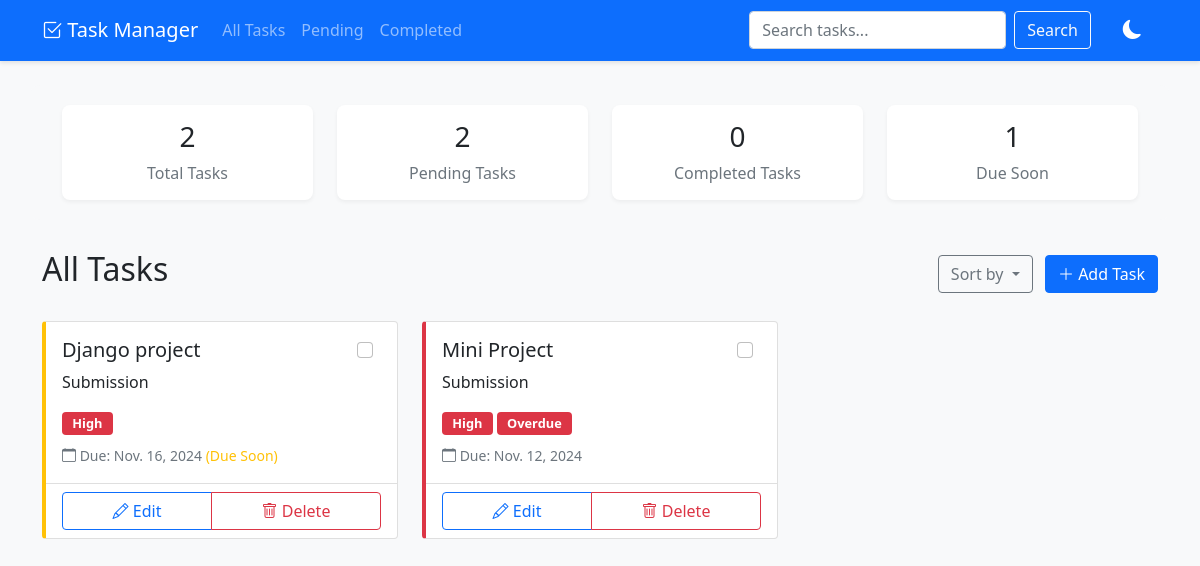
/?sort=priority, run on the app's committed database.
### myapp/models.py (models this page shows, shortened)
class Task(models.Model):
    PRIORITY_CHOICES = [
        ('low', 'Low'),
        ('medium', 'Medium'),
        ('high', 'High'),
    ]
    title = models.CharField(max_length=200)
    description = models.TextField()
    priority = models.CharField(max_length=10, choices=PRIORITY_CHOICES, default='medium')
    due_date = models.DateField()
    completed = models.BooleanField(default=False)
    created_at = models.DateTimeField(auto_now_add=True)
    updated_at = models.DateTimeField(auto_now=True)
    @property
    def is_due_soon(self):
        if self.due_date:
            return date.today() <= self.due_date <= date.today() + timedelta(days=3)
        return False
    @property
    def is_overdue(self):
        if self.due_date:
            return date.today() > self.due_date and not self.completed
        return False

### myapp/views.py (the view)
# urls.py: path('', views.task_list, name='task_list'),
def task_list(request):
    tasks = Task.objects.all()
    search_query = request.GET.get('search', '')
    if search_query:
        tasks = tasks.filter(
            Q(title__icontains=search_query) |
            Q(description__icontains=search_query)
        )
    filter_name = None
    filter_param = request.GET.get('filter', '')
    if filter_param == 'pending':
        tasks = tasks.filter(completed=False)
        filter_name = 'Pending Tasks'
    elif filter_param == 'completed':
        tasks = tasks.filter(completed=True)
        filter_name = 'Completed Tasks'
    sort_param = request.GET.get('sort', '')
    if sort_param == 'due_date':
        tasks = tasks.order_by('due_date')
    elif sort_param == 'priority':
        tasks = tasks.order_by('-priority')
    else:
        tasks = tasks.order_by('-created_at')
    context = {
        'tasks': tasks,
        'filter_name': filter_name,
        'search_query': search_query,
        'total_tasks': Task.objects.count(),
        'pending_tasks': Task.objects.filter(completed=False).count(),
        'completed_tasks': Task.objects.filter(completed=True).count(),
        'due_soon_tasks': Task.objects.filter(
            due_date__range=[date.today(), date.today() + timedelta(days=3)],
            completed=False
        ).count(),
    }
    return render(request, 'task_list.html', context)

### templates/task_list.html (shortened to what this page needs)
{% extends 'base.html' %}
{% block content %}
<div class="task-stats row">
    <div class="col-md-3">
        <div class="stat-card">
            <h3>{{ total_tasks }}</h3>
            <p class="text-muted mb-0">Total Tasks</p>
        </div>
    </div>
    <div class="col-md-3">
        <div class="stat-card">
            <h3>{{ pending_tasks }}</h3>
            <p class="text-muted mb-0">Pending Tasks</p>
        </div>
    </div>
    <div class="col-md-3">
        <div class="stat-card">
            <h3>{{ completed_tasks }}</h3>
            <p class="text-muted mb-0">Completed Tasks</p>
        </div>
    </div>
    <div class="col-md-3">
        <div class="stat-card">
            <h3>{{ due_soon_tasks }}</h3>
            <p class="text-muted mb-0">Due Soon</p>
        </div>
    </div>
</div>
<div class="d-flex justify-content-between align-items-center mb-4">
    <h2>{% if filter_name %}{{ filter_name }}{% else %}All Tasks{% endif %}</h2>
    <div>
        <div class="btn-group me-2">
            <button class="btn btn-outline-secondary dropdown-toggle" type="button" data-bs-toggle="dropdown">
                Sort by
            </button>
        </div>
        <a href="{% url 'task_create' %}" class="btn btn-primary">
            <i class="bi bi-plus-lg"></i> Add Task
        </a>
    </div>
</div>
<div class="row">
    {% for task in tasks %}
    <div class="col-md-6 col-lg-4 mb-4">
        <div class="card h-100 task-card {% if task.is_due_soon %}due-soon{% elif task.is_overdue %}overdue{% endif %}">
            <div class="card-body">
                <div class="d-flex justify-content-between align-items-start">
                    <h5 class="card-title">{{ task.title }}</h5>
                    <div class="form-check">
                        <input type="checkbox" class="form-check-input" {% if task.completed %}checked{% endif %}
                               onchange="toggleTaskStatus({{ task.pk }}, this.checked)">
                    </div>
                </div>
                <p class="card-text">{{ task.description }}</p>
                <div class="mb-2">
                    <span class="badge bg-{% if task.priority == 'high' %}danger{% elif task.priority == 'medium' %}warning{% else %}success{% endif %} priority-badge">
                        {{ task.priority|title }}
                    </span>
                    {% if task.is_overdue and not task.completed %}
                    <span class="badge bg-danger priority-badge">Overdue</span>
                    {% endif %}
                </div>
                <p class="card-text">
                    <small class="text-muted">
                        <i class="bi bi-calendar"></i> Due: {{ task.due_date }}
                        {% if task.is_due_soon and not task.completed %}
                        <span class="text-warning">(Due Soon)</span>
                        {% endif %}
                    </small>
                </p>
            </div>
            <div class="card-footer bg-transparent">
                <div class="btn-group w-100">
                    <a href="{% url 'task_update' task.pk %}" class="btn btn-outline-primary">
                        <i class="bi bi-pencil"></i> Edit
                    </a>
                    <a href="{% url 'task_delete' task.pk %}" class="btn btn-outline-danger"
                       onclick="return confirm('Are you sure you want to delete this task?')">
                        <i class="bi bi-trash"></i> Delete
                    </a>
                </div>
            </div>
        </div>
    </div>
    {% empty %}
    <div class="col-12">
        <div class="alert alert-info">
            <i class="bi bi-info-circle"></i> No tasks found. {% if search_query %}Try a different search term.{% else %}Create your first task!{% endif %}
        </div>
    </div>
    {% endfor %}
</div>
{% endblock %}

### static/css/style.css (style rules this page uses)
.task-card { transition: transform 0.2s, box-shadow 0.2s; }
.priority-badge { font-size: 0.8rem; padding: 0.4em 0.8em; }
.task-stats { background: #f8f9fa; border-radius: 10px; padding: 20px; margin-bottom: 30px; }
.stat-card { text-align: center; padding: 15px; border-radius: 8px; background: white; box-shadow: 0 2px 4px rgba(0,0,0,0.05); }
.due-soon { border-left: 4px solid #ffc107; }
.overdue { border-left: 4px solid #dc3545; }

### data on the page
Task: title "Django project", description "Submission", priority "High", due_date "Nov. 16, 2024", shows "(Due Soon)"
Task: title "Mini Project", description "Submission", priority "High", shows "Overdue", due_date "Nov. 12, 2024"

### other printed values
{{ total_tasks }} "2"
{{ pending_tasks }} "2"
{{ completed_tasks }} "0"
{{ due_soon_tasks }} "1"
